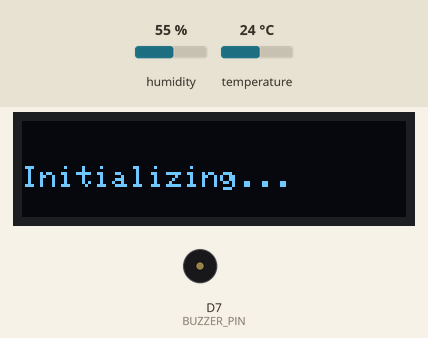
Bench run of a sketch on a simulated ESP8266 (NodeMCU). Parts: 128×32 one-colour display, buzzer (waves = sounding, pin HIGH). The test bench sets the inputs (shaded band); at power-on: humidity 55 %, temperature 24 °C. Uploads are accepted with an empty reply; storage starts empty; what the sketch prints to the serial monitor is not drawn.

Above: at 0.9 s.
At 30.1 s:
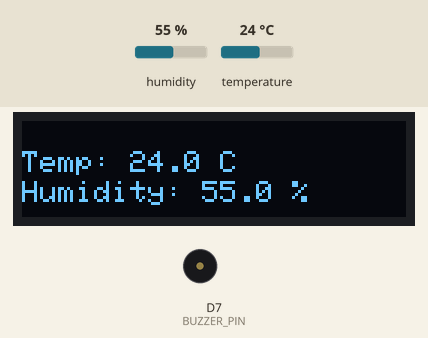
Timing chart, 0 to 31.6 s (numbered marks = the images above):
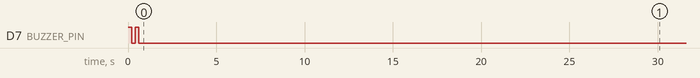

The sketch:

wsense.ino
```cpp
#include <ESP8266WiFi.h>
#include <ESP8266WebServer.h>
#include <DHT.h>
#include <ESP8266HTTPClient.h>
#include <WiFiClient.h>
#include <LittleFS.h>

// OLED Includes
#include <Adafruit_Sensor.h>
#include <Adafruit_GFX.h>
#include <Adafruit_SSD1306.h>

#define BUZZER_PIN D7
#define DHTPIN D4
#define DHTTYPE DHT11
DHT dht(DHTPIN, DHTTYPE);

#define SCREEN_WIDTH 128
#define SCREEN_HEIGHT 32
#define OLED_RESET LED_BUILTIN
Adafruit_SSD1306 display(SCREEN_WIDTH, SCREEN_HEIGHT, &Wire, OLED_RESET);

ESP8266WebServer server(80);

unsigned long previousMillis = 0;
const long interval = 30000; // 30 seconds

float temperature = 0.0;
float humidity = 0.0;
const char* failedDataFile = "/failed_data.txt";
const char* serverPath = "http://192.168.4.2/Wsense/index.php";

void handleDataRequest() {
    String jsonResponse = "{ \"temperature\": " + String(temperature, 1) +
                          ", \"humidity\": " + String(humidity, 1) + " }";
    server.send(200, "application/json", jsonResponse);
}

void sendDataToServer() {
    HTTPClient http;
    WiFiClient client;

    String postData = "temperature=" + String(temperature, 1) + "&humidity=" + String(humidity, 1);

    http.begin(client, serverPath);
    http.addHeader("Content-Type", "application/x-www-form-urlencoded");

    int httpResponseCode = http.POST(postData);

    if (httpResponseCode > 0) {
        Serial.print("Server Response: ");
        Serial.println(http.getString());
        resendStoredData(); // Try resending any stored data
    } else {
        Serial.println("Error sending data. Storing for later.");
        saveFailedData(postData);
    }

    http.end();
}

void saveFailedData(const String& data) {
    File file = LittleFS.open(failedDataFile, "a");
    if (!file) {
        Serial.println("Failed to open file for writing!");
        return;
    }
    file.println(data);
    file.close();
    Serial.println("Failed data stored in LittleFS.");
}

void resendStoredData() {
    if (!LittleFS.exists(failedDataFile)) return;

    File file = LittleFS.open(failedDataFile, "r");
    if (!file) {
        Serial.println("Failed to open file for reading!");
        return;
    }

    String line;
    while (file.available()) {
        line = file.readStringUntil('\n');

        HTTPClient http;
        WiFiClient client;
        http.begin(client, serverPath);
        http.addHeader("Content-Type", "application/x-www-form-urlencoded");

        int httpResponseCode = http.POST(line);
        http.end();

        if (httpResponseCode > 0) {
            Serial.println("Resent stored data successfully!");
        } else {
            Serial.println("Failed to resend stored data. Keeping it for later.");
            file.close();
            return;
        }
    }

    file.close();
    LittleFS.remove(failedDataFile);
    Serial.println("All stored data sent and deleted.");
}

void setup() {
    Serial.begin(115200);

    pinMode(BUZZER_PIN, OUTPUT);
    for (int i = 0; i < 2; i++) {
        digitalWrite(BUZZER_PIN, HIGH);
        delay(200);
        digitalWrite(BUZZER_PIN, LOW);
        delay(200);
    }

    if (!LittleFS.begin()) {
        Serial.println("LittleFS mount failed!");
    } else {
        Serial.println("LittleFS mounted successfully.");
    }

    if (!display.begin(SSD1306_SWITCHCAPVCC, 0x3C)) {
        Serial.println("SSD1306 OLED init failed!");
        while (true);
    }

    display.clearDisplay();
    display.setTextSize(1);
    display.setTextColor(SSD1306_WHITE);
    display.setCursor(0, 15);
    display.print("Initializing...");
    display.display();
    delay(2000);

    WiFi.mode(WIFI_AP);
    WiFi.softAP("WeatherSense_AP", "12345678");

    Serial.println("Access Point Started");
    Serial.print("AP IP Address: ");
    Serial.println(WiFi.softAPIP());

    server.on("/index.php", HTTP_GET, handleDataRequest);
    server.begin();
    Serial.println("Web server started!");

    dht.begin();
}

void updateOLED() {
    display.clearDisplay();
    display.setTextSize(1);
    display.setTextColor(SSD1306_WHITE);

    display.setCursor(0, 10);
    display.print("Temp: ");
    display.print(temperature, 1);
    display.print(" C");

    display.setCursor(0, 20);
    display.print("Humidity: ");
    display.print(humidity, 1);
    display.print(" %");

    display.display();
}

void loop() {
    server.handleClient();

    unsigned long currentMillis = millis();
    if (currentMillis - previousMillis >= interval) {
        previousMillis = currentMillis;

        float newTemperature = dht.readTemperature();
        float newHumidity = dht.readHumidity();

        if (!isnan(newTemperature) && !isnan(newHumidity)) {
            temperature = newTemperature;
            humidity = newHumidity;

            Serial.printf("Temp: %.1f°C | Humidity: %.1f%%\n", temperature, humidity);

            updateOLED();
            sendDataToServer();
        } else {
            Serial.println("Failed to read from DHT sensor!");
        }
    }
}
```

Measured:
- what the display in image 0 shows lasts 29.1 s, from 0.9 s to 30.0 s
